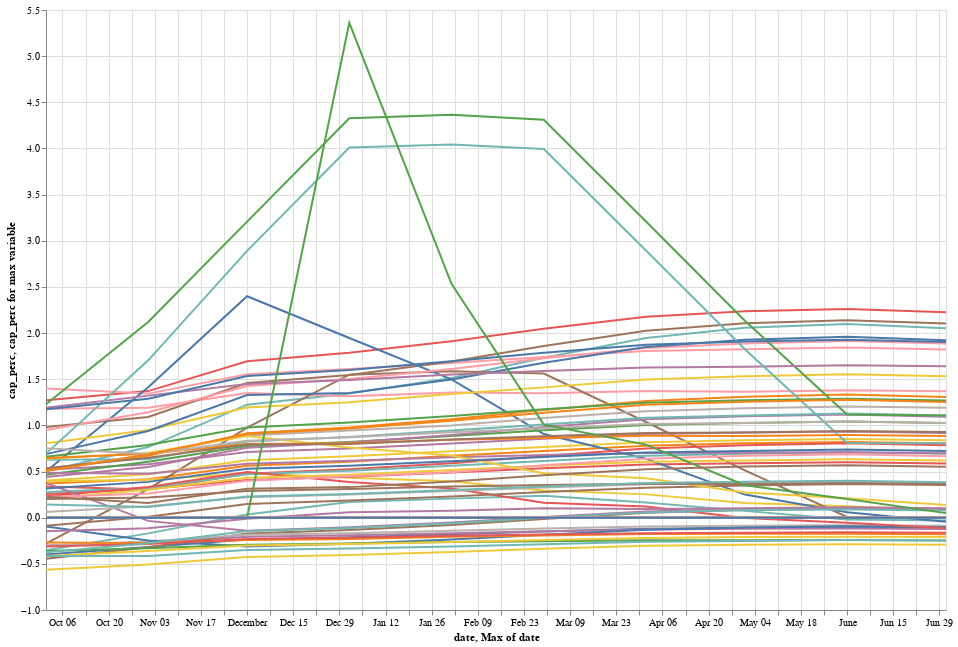

The code cell stored with this chart in its notebook:
### Markdown cell above
### Visuals

### Code cell
import altair as alt
# alt.renderers.enable("jupyter")

# intall_df.index.name = 'Service Territory'
cap_perc_ma3, _ = rf.get_cap_perc_ma3(install_res_dict, maint_res_dict, wo_tech_mnthly_rr_less_ss)
cap_perc = rf.get_cap_perc(install_res_dict, maint_res_dict, wo_tech_mnthly_rr_less_ss)

chart_df = cap_perc_ma3.reset_index()

long_install_df = pd.melt(chart_df, id_vars='Service Territory', value_vars=cap_perc_ma3.columns, value_name='cap_perc', var_name='date')
long_install_df.set_index('Service Territory', inplace=True)
long_install_df = long_install_df.reset_index()

source = long_install_df

chart = alt.Chart(source).encode(alt.Color("Service Territory").legend(None)).properties(
    width=900,
    height=600
)
# .transform_filter(alt.datum.symbol)
line = chart.mark_line().encode(x='date:T', y='cap_perc:Q')
label = chart.encode(x='max(date):T', y=alt.Y('cap_perc:Q').aggregate(argmax='variable'), text='Service Territory')
circle = label.mark_circle()
line + circle

### Figure 1 — Vega-Lite specification as saved in the notebook (floating-point values rounded to 4 significant figures; data arrays with more than 128 entries replaced by an {"elided": "..."} marker saying what was removed)
{"config": {"view": {"continuousWidth": 300, "continuousHeight": 300}}, "layer": [{"mark": {"type": "line"}, "encoding": {"color": {"field": "Service Territory", "legend": null, "type": "nominal"}, "x": {"field": "date", "type": "temporal"}, "y": {"field": "cap_perc", "type": "quantitative"}}}, {"mark": {"type": "circle"}, "encoding": {"color": {"field": "Service Territory", "legend": null, "type": "nominal"}, "text": {"field": "Service Territory", "type": "nominal"}, "x": {"aggregate": "max", "field": "date", "type": "temporal"}, "y": {"aggregate": {"argmax": "variable"}, "field": "cap_perc", "type": "quantitative"}}}], "data": {"name": "data-fff8866531159e7d2e7d4d364d052abe"}, "height": 600, "width": 900, "$schema": "https://vega.github.io/schema/vega-lite/v5.17.0.json", "datasets": {"data-fff8866531159e7d2e7d4d364d052abe": {"elided": "910 records"}}}
